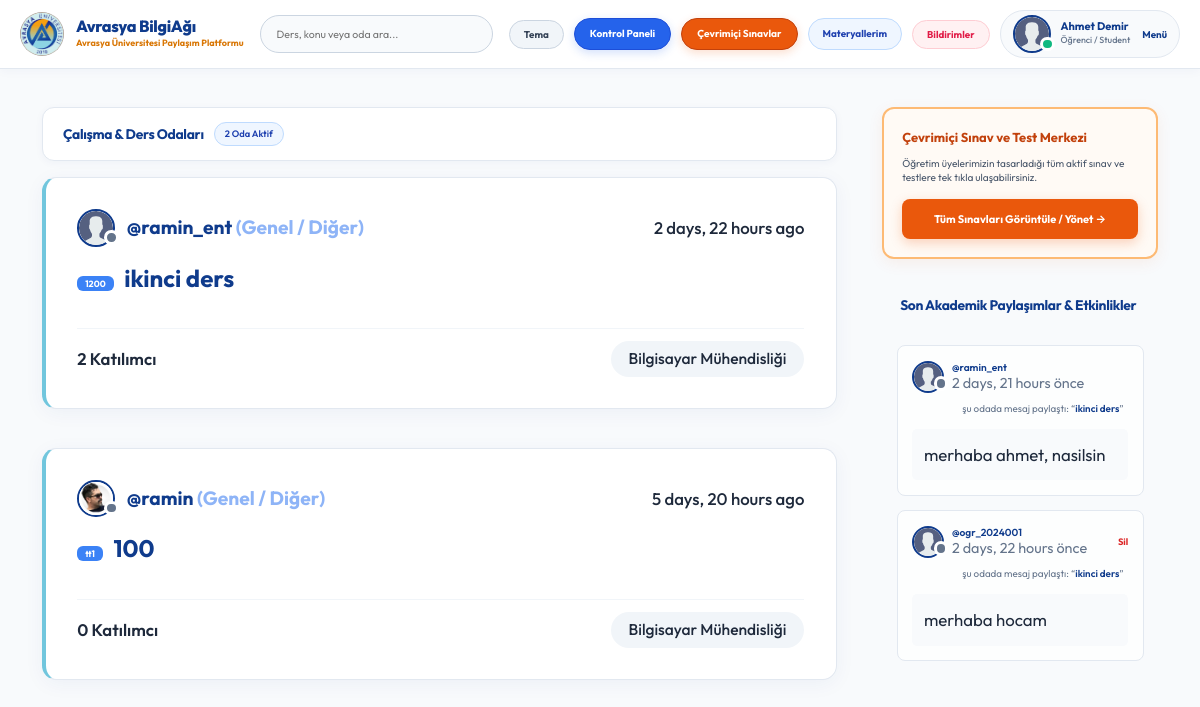
Before: / (signed in) with the older database file.
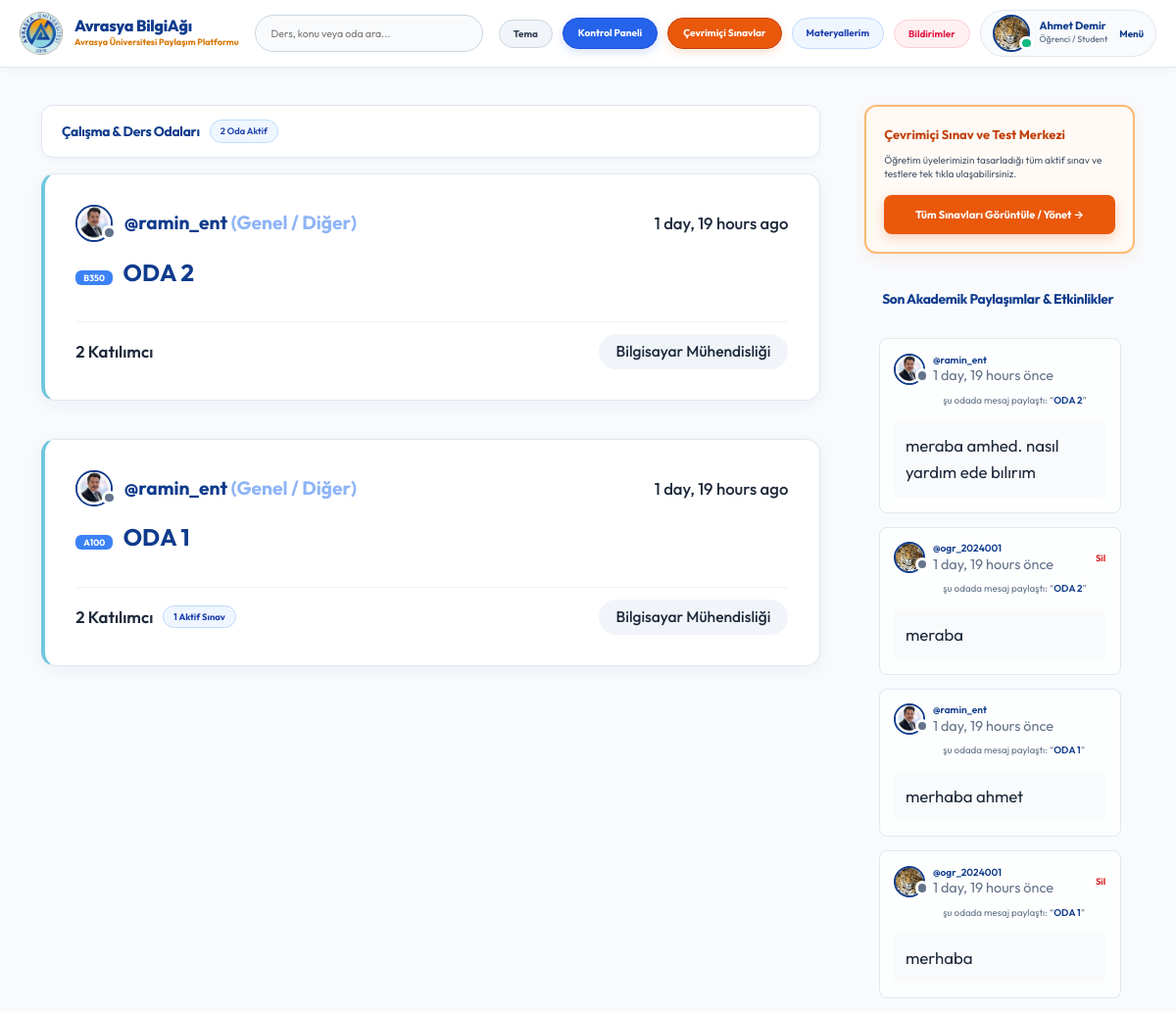
After: the same page with the newer database file.
### base/models.py (models this page shows, shortened)
class User(AbstractUser):
    name = models.CharField(max_length=200, null=True, verbose_name="Ad Soyad")
    email = models.EmailField(unique=True, null=True, verbose_name="E-Posta Adresi")
    bio = models.TextField(null=True, verbose_name="Hakkımda (Biyografi)")
    avatar = models.ImageField(null=True, default="avatar.svg", verbose_name="Profil Fotoğrafı (Avatar)")
    student_id = models.CharField(max_length=50, null=True, blank=True, verbose_name="Öğrenci / Sicil No")
    department = models.CharField(max_length=100, choices=DEPARTMENT_CHOICES, default='Genel / Diğer', verbose_name="Fakülte / Bölüm")
    role = models.CharField(max_length=20, choices=ROLE_CHOICES, default='student', verbose_name="Akademik Rol")
    github_link = models.URLField(max_length=255, null=True, blank=True, verbose_name="GitHub Profili")
    linkedin_link = models.URLField(max_length=255, null=True, blank=True, verbose_name="LinkedIn Profili")
    objects = CustomUserManager()
    USERNAME_FIELD = 'email'
    REQUIRED_FIELDS = ['username']
    @property
    def unread_notifications_count(self):
        return self.notifications.filter(is_read=False).count()
    @property
    def unread_notifications(self):
        return self.notifications.filter(is_read=False)

class Room(models.Model):
    host = models.ForeignKey(User, on_delete=models.SET_NULL, null=True)
    topic = models.ForeignKey(Topic, on_delete=models.SET_NULL, null=True, verbose_name="Bölüm / Akademik Konu")
    name = models.CharField(max_length=200, verbose_name="Çalışma Odası Adı")
    course_code = models.CharField(max_length=50, null=True, blank=True, verbose_name="Ders Kodu (örn: CENG201)")
    room_type = models.CharField(max_length=20, choices=ROOM_TYPE_CHOICES, default='general', verbose_name="Oda Türü")
    description = models.TextField(null=True, blank=True, verbose_name="Oda Açıklaması")
    participants = models.ManyToManyField(
        User, related_name='participants', blank=True)
    updated = models.DateTimeField(auto_now=True)
    created = models.DateTimeField(auto_now_add=True)
    class Meta:
        ordering = ['-updated', '-created']
    def __str__(self):
        return self.name

class Topic(models.Model):
    name = models.CharField(max_length=200)

class Message(models.Model):
    user = models.ForeignKey(User, on_delete=models.CASCADE)
    room = models.ForeignKey(Room, on_delete=models.CASCADE)
    body = models.TextField()
    is_verified_answer = models.BooleanField(default=False, verbose_name="Öğretim Üyesi Onaylı Cevap")
    updated = models.DateTimeField(auto_now=True)
    created = models.DateTimeField(auto_now_add=True)
    class Meta:
        ordering = ['-updated', '-created']

### base/views.py (the view, shortened to what this page needs)
# urls.py: path('', views.home, name="home"),
@login_required(login_url='login')
def home(request):
    q = request.GET.get('q') if request.GET.get('q') != None else ''
    dept = request.GET.get('dept') if request.GET.get('dept') != None else ''
    rooms = Room.objects.filter(
        Q(topic__name__icontains=q) |
        Q(name__icontains=q) |
        Q(course_code__icontains=q) |
        Q(description__icontains=q) |
        Q(host__username__icontains=q) |
        Q(host__department__icontains=q)
    ).distinct()
    topics = Topic.objects.all()
    if request.user.role == 'student' and request.user.department:
        dept = request.user.department
        dept_keywords = [w for w in dept.split() if len(w) > 3 and w not in ['Mühendisliği', 'Fakültesi', 'Bölümü', 'Programı', 'Teknolojisi', 'Hizmetleri']]
        query = Q(host__department=dept) | Q(topic__name__iexact=dept)
        for kw in dept_keywords:
            query |= Q(topic__name__icontains=kw) | Q(name__icontains=kw) | Q(course_code__icontains=kw)
        rooms = rooms.filter(query).distinct()
        topics = Topic.objects.filter(
            Q(room__in=rooms) | Q(name__iexact=dept)
        ).distinct()
    room_count = rooms.count()
    room_messages_query = Message.objects.filter(
        Q(room__topic__name__icontains=q))
    if request.user.role == 'student' and request.user.department:
        room_messages_query = room_messages_query.filter(room__in=rooms).distinct()
    room_messages = room_messages_query[0:5]
    context = {'rooms': rooms, 'topics': topics,
               'room_count': room_count, 'room_messages': room_messages,
               'departments': DEPARTMENT_CHOICES, 'selected_dept': dept}
    return render(request, 'base/home.html', context)

### base/templates/base/home.html (shortened to what this page needs)
{% extends 'main.html' %}
{% block content %}
<main class="layout {% if request.user.role == 'student' %}layout--2{% else %}layout--3{% endif %}">
  <div class="container">
    <div class="roomList">
      <div class="roomList__header" style="display: flex; justify-content: space-between; align-items: center; flex-wrap: wrap; gap: 10px; background: #ffffff; border: 1px solid #e2e8f0; border-radius: 12px; padding: 14px 20px; margin-bottom: 16px; box-shadow: 0 2px 8px rgba(15, 59, 140, 0.04);">
        <div style="display: flex; align-items: center; gap: 10px; flex-wrap: wrap;">
          <h2 style="margin: 0; font-size: 1.15rem; font-weight: 700; color: #0f3b8c; letter-spacing: -0.3px; text-transform: none;">Çalışma & Ders Odaları</h2>
          <span style="background: #eff6ff; color: #1e40af; font-size: 0.78rem; font-weight: 600; padding: 3px 10px; border-radius: 20px; border: 1px solid #bfdbfe; white-space: nowrap;">{{room_count}} Oda Aktif</span>
        </div>
      </div>
      {% include 'base/feed_component.html' %}
    </div>
    {% include 'base/activity_component.html' %}
  </div>
</main>
{% endblock %}

### templates/navbar.html (shortened to what the changed rows need)
{% load static %}
<header class="header header--loggedIn" style="background: #ffffff; border-bottom: 1px solid #e2e8f0; padding: 10px 0; position: sticky; top: 0; z-index: 999; box-shadow: 0 2px 10px rgba(15, 59, 140, 0.04);">
    <div class="container" style="display: flex; justify-content: space-between; align-items: center; gap: 16px; flex-wrap: wrap; width: 100%; max-width: 1400px; margin: 0 auto; padding: 0 20px;">
        <a href="{% url 'home' %}" class="header__logo" style="display: flex; align-items: center; gap: 12px; text-decoration: none; flex-shrink: 0;">
            <div style="white-space: nowrap;">
                <h1 style="margin: 0; font-weight: 800; font-size: 1.35rem; color: #0f3b8c; letter-spacing: -0.3px; line-height: 1.2; white-space: nowrap !important;">Avrasya BilgiAğı</h1>
            </div>
        </a>
        <nav class="header__menu" style="display: flex; align-items: center; gap: 10px; flex-shrink: 0; margin-left: auto;">
            {% if request.user.is_authenticated %}
            <a href="{% url 'saved-resources' %}" title="Kaydedilen Materyallerim" style="display: flex; align-items: center; justify-content: center; background: #eff6ff; border: 1px solid #bfdbfe; color: #1e40af; padding: 7px 14px; border-radius: 50px; text-decoration: none; font-size: 0.82rem; font-weight: 700; flex-shrink: 0;">
                Materyallerim
            </a>
            <div style="position: relative; flex-shrink: 0;">
                <button onclick="const m=document.getElementById('notifModal'); m.style.display = m.style.display === 'none' ? 'block' : 'none';" title="Bildirimler" style="background: #fff1f2; border: 1px solid #fecdd3; color: #e11d48; padding: 7px 14px; border-radius: 50px; cursor: pointer; font-size: 0.82rem; font-weight: 700; display: flex; align-items: center; gap: 6px; position: relative;">
                    Bildirimler
                </button>
            </div>
            <div class="header__user" style="display: flex; align-items: center; gap: 12px; background: #f8fafc; border: 1px solid #e2e8f0; padding: 4px 12px; border-radius: 50px; flex-shrink: 0;">
                <a href="{% url 'update-user' %}" style="display: flex; align-items: center; gap: 10px; text-decoration: none;">
                    <div class="avatar avatar--medium active">
                        <img src="{{request.user.avatar.url}}" style="width: 34px; height: 34px; border-radius: 50%; object-fit: cover;" />
                    </div>
                    <div>
                        <p style="margin: 0; font-weight: 700; color: #0f3b8c; line-height: 1.2; font-size: 0.92rem; white-space: nowrap;">{{request.user.name|default:request.user.username}}</p>
                        <span style="font-size: 0.74rem; color: #64748b; font-weight: 500; display: block; white-space: nowrap;">{{request.user.get_role_display}}</span>
                    </div>
                </a>
                <button class="dropdown-button" style="background: transparent; border: none; cursor: pointer; font-weight: 700; color: #0f3b8c; font-size: 0.82rem;">
                    Menü
                </button>
            </div>
            {% endif %}
        </nav>
    </div>
</header>

### base/templates/base/feed_component.html
{% for room in rooms %}
<div class="roomListRoom" style="border-left: 4px solid #71c6dd;">
    <div class="roomListRoom__header" style="display: flex; justify-content: space-between; align-items: center; flex-wrap: wrap; gap: 8px;">
        <a href="{% url 'user-profile' room.host.id %}" class="roomListRoom__author">
            <div class="avatar avatar--small">
                <img src="{{room.host.avatar.url}}" />
            </div>
            <span>@{{room.host.username}} <small style="color: #8eb4f7;">({{room.host.department}})</small></span>
        </a>
        <div class="roomListRoom__actions">
            <span>{{room.created|timesince}} ago</span>
        </div>
    </div>
    <div class="roomListRoom__content">
        <a href="{% url 'room' room.id %}">
            {% if room.course_code %}
            <span style="background: #3b82f6; color: #fff; padding: 2px 8px; border-radius: 6px; font-size: 0.75rem; margin-right: 6px; font-weight: bold;">{{room.course_code}}</span>
            {% endif %}
            {{room.name}}
        </a>
    </div>
    <div class="roomListRoom__meta" style="display: flex; justify-content: space-between; align-items: center; flex-wrap: wrap; gap: 8px;">
        <div style="display: flex; align-items: center; gap: 10px;">
            <a href="{% url 'room' room.id %}" class="roomListRoom__joined" style="font-weight: 600;">
                {{room.participants.all.count}} Katılımcı
            </a>
            {% if room.quizzes.count %}
            <a href="{% url 'room' room.id %}" style="background: #eff6ff; border: 1px solid #bfdbfe; color: #1e40af; padding: 3px 10px; border-radius: 20px; font-weight: 700; font-size: 0.78rem; text-decoration: none;">
                {{ room.quizzes.count }} Aktif Sınav
            </a>
            {% endif %}
        </div>
        <p class="roomListRoom__topic" style="margin: 0;">{{room.topic.name}}</p>
    </div>
</div>
{% endfor %}

### base/templates/base/activity_component.html
<div class="activities" style="display: flex; flex-direction: column; gap: 20px;">
    <div style="background: #fffaf5; border: 2px solid #fdba74; border-radius: 12px; padding: 18px; box-shadow: 0 4px 15px rgba(234, 88, 12, 0.08);">
        <h3 style="color: #c2410c; font-size: 1.08rem; font-weight: 700; margin: 0 0 8px 0;">Çevrimiçi Sınav ve Test Merkezi</h3>
        <p style="color: #475569; font-size: 0.84rem; margin: 0 0 14px 0; line-height: 1.4;">
            Öğretim üyelerimizin tasarladığı tüm aktif sınav ve testlere tek tıkla ulaşabilirsiniz.
        </p>
        <a href="{% url 'quizzes' %}" style="display: block; text-align: center; padding: 11px 16px; font-weight: 700; font-size: 0.92rem; text-decoration: none; background: #ea580c; color: #ffffff; border-radius: 8px; box-shadow: 0 4px 12px rgba(234, 88, 12, 0.25);">
            Tüm Sınavları Görüntüle / Yönet &rarr;
        </a>
    </div>
    <div>
        <div class="activities__header" style="margin-bottom: 12px; background: transparent; border: none; padding: 0;">
            <h2 style="font-size: 1.15rem; font-weight: 700;">Son Akademik Paylaşımlar & Etkinlikler</h2>
        </div>
        {% for message in room_messages %}
        <div class="activities__box">
            <div class="activities__boxHeader roomListRoom__header" style="display: flex; justify-content: space-between; align-items: center; margin-bottom: 8px;">
                <a href="{% url 'user-profile' message.user.id %}" class="roomListRoom__author" style="display: flex; align-items: center; gap: 8px; text-decoration: none;">
                    <div class="avatar avatar--small">
                        <img src="{{message.user.avatar.url}}" style="width: 28px; height: 28px; border-radius: 50%; object-fit: cover;" />
                    </div>
                    <p style="margin: 0; font-weight: 600; font-size: 0.85rem;">
                        @{{message.user.username}}
                        <span style="color: #64748b; font-weight: 400;">{{message.created|timesince}} önce</span>
                    </p>
                </a>
                {% if request.user == message.user %}
                <a href="{% url 'delete-message' message.id %}" style="color: #dc2626; font-size: 0.78rem; font-weight: 700; text-decoration: none;">
                    Sil
                </a>
                {% endif %}
            </div>
            <div class="activities__boxContent">
                <p style="margin: 0 0 6px 0; font-size: 0.82rem; color: #64748b;">şu odada mesaj paylaştı: “<a href="{% url 'room' message.room.id %}" style="font-weight: 600; text-decoration: none;">{{message.room}}</a>”</p>
                <div class="activities__boxRoomContent">{{message.body}}</div>
            </div>
        </div>
        {% empty %}
        <div style="background: #ffffff; border: 1px solid #e2e8f0; border-radius: 10px; padding: 24px; text-align: center; color: #64748b; font-size: 0.88rem;">
            Henüz yeni bir mesaj veya etkinlik bulunmuyor.
        </div>
        {% endfor %}
    </div>
</div>

Changed rows visible on the page:
removed Room: host.avatar (placeholder picture), host.username "ramin_ent", host.department "Genel / Diğer", created "2 days, 22 hours", course_code "1200", name "ikinci ders", participants.all.count "2", topic.name "Bilgisayar Mühendisliği"
removed Room: host.avatar (picture), host.username "ramin", host.department "Genel / Diğer", created "5 days, 20 hours", course_code "tt1", name "100", participants.all.count "0", topic.name "Bilgisayar Mühendisliği"
removed Message: user.avatar (placeholder picture), user.username "ramin_ent", created "2 days, 21 hours", room "ikinci ders", body "merhaba ahmet, nasilsin"
removed Message: user.avatar (placeholder picture), user.username "ogr_2024001", created "2 days, 22 hours", shows "Sil", room "ikinci ders", body "merhaba hocam"
changed User "Ahmet Demir": user.avatar: picture added in place of a placeholder
added Room: host.avatar (picture), host.username "ramin_ent", host.department "Genel / Diğer", created "1 day, 19 hours", course_code "B350", name "ODA 2", participants.all.count "2", topic.name "Bilgisayar Mühendisliği"
added Room: host.avatar (picture), host.username "ramin_ent", host.department "Genel / Diğer", created "1 day, 19 hours", course_code "A100", name "ODA 1", participants.all.count "2", quizzes.count "1", topic.name "Bilgisayar Mühendisliği"
added Message: user.avatar (picture), user.username "ramin_ent", created "1 day, 19 hours", room "ODA 2", body "meraba amhed. nasıl yardım ede bılırım"
added Message: user.avatar (picture), user.username "ogr_2024001", created "1 day, 19 hours", shows "Sil", room "ODA 2", body "meraba"
added Message: user.avatar (picture), user.username "ramin_ent", created "1 day, 19 hours", room "ODA 1", body "merhaba ahmet"
added Message: user.avatar (picture), user.username "ogr_2024001", created "1 day, 19 hours", shows "Sil", room "ODA 1", body "merhaba"
